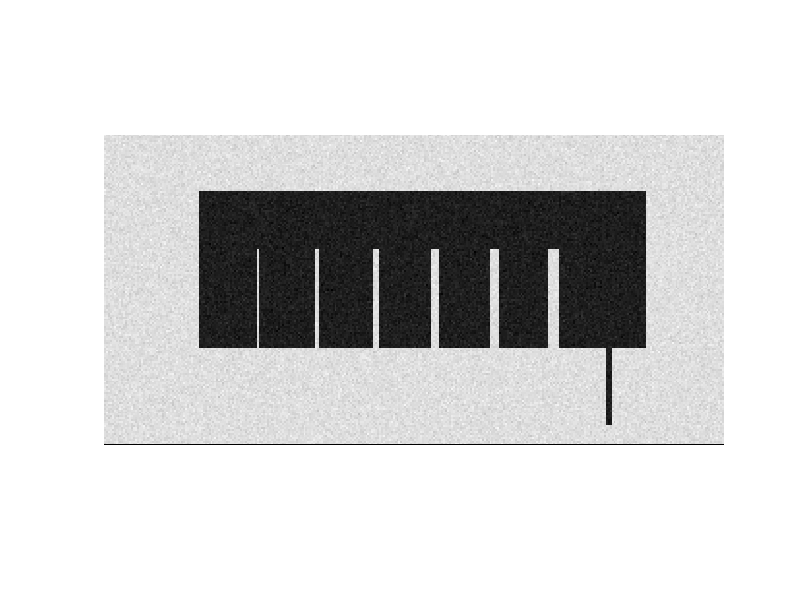

This chart was generated by the following MATLAB code: (Note: this script raises an error after producing the figure.)
% This is /lemsvxl/contrib/firat/matlab/levelset/bubble3.m.

% \file
% \author Firat Kalaycilar (firat_kalaycilar@brown.edu)
% \date Jul 21, 2011

function bubble2
addpath ../third_order_edge_detector

I = 100*ones(160,320);

[nrows,ncols] = size(I);

I(30:110, 50:280) = 50;
I(60:110, 80) = 100;
I(60:110, 110:111) = 100;
I(60:110, 140:142) = 100;
I(60:110, 170:173) = 100;
I(60:110, 200:204) = 100;
I(60:110, 230:235) = 100;
I(100:150, 260:262) = 50;
%imagesc(I);colormap gray; axis image; pause
I = I + 2*randn(nrows,ncols);


fid = figure;
imagesc(I);colormap gray; axis image; axis off;

hold on;  
  
[x{1},y{1},b] = ginput(1);
plot(x{1},y{1},'r.');    
[x{2},y{2},b] = ginput(1);        
plot([x{1} x{2}], [y{1} y{2}], 'r.')
t = 3;
while b == 1
	[x{t},y{t},b] = ginput(1);
	plot([x{t-1} x{t}], [y{t-1} y{t}], 'r.');
	t = t + 1;    
end  
plot([x{t-1} x{1}], [y{t-1} y{1}], 'r.');  
hold off;  
pause(.1)  
A = zeros(nrows,ncols);
for i = 1:length(x)
	A = circle(A, nrows, ncols, x{i}, y{i}, 1.5, 1); 
end
se = strel('disk',1);
bw2 = imerode(A, se);
bw3 = A - bw2;
phi = -sbwdist(A, bw3);


[edg, edgemap] = third_order_edge_detector_wrapper(I, 1, 8, 1);
S = subpixelDT_naive(edg(:,1:2), nrows, ncols);
S(S > 10) = 10;
S = S/4;


Sx = (circshift(S, [0 -1]) - circshift(S, [0 1]))/2;
Sy = (circshift(S, [-1 0]) - circshift(S, [1 0]))/2;
Sx = make_border_and_nans_zero(Sx);
Sy = make_border_and_nans_zero(Sy);
	
beta0 = .2;
beta1 = -.1;%-1;
alpha = 1;
delta_t = 1;
num_iter = 450;
close all
figure;
imagesc(I); colormap gray; axis image; axis off;  
axis image  
hold on;
[C, H] = contour(phi, [0,0], 'LineWidth', 1, 'Color', [1 0 0]);
hold off;
for i = 1:num_iter
	if ~mod(i,10)  
		phi = reinitlevelset(C, phi, nrows, ncols);	
	end	
		
	imagesc(I); colormap gray; axis image; axis off;  
	axis image  
	hold on;
	[C, H] = contour(phi, [0,0], 'LineWidth', 1, 'Color', [1 0 0]);
	hold off;	
	title(['iter:' num2str(i)])
	phi = levelset2d_drg(phi, S, Sx, Sy, beta0, beta1, alpha, delta_t, 1);
	
	pause(.1)
end

end

function I = circle(I, M, N, x, y, r, V)
	if r > 0
		for i = 1:M
			for j = 1:N
				if (i-y)^2+(j-x)^2 < r^2
					I(i,j) = V;
				end
			end
		end
	end
end






